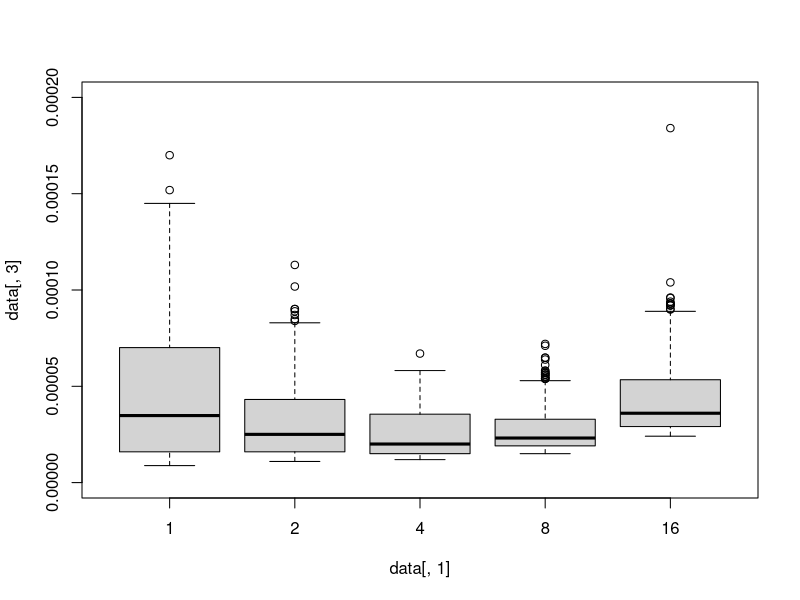

Generate this figure with R:
data1<-read.csv("slurm-6146121.txt", sep=" ", header=FALSE)
data2<-read.csv("slurm-6146122.txt", sep=" ", header=FALSE)
data4<-read.csv("slurm-6146123.txt", sep=" ", header=FALSE)
data8<-read.csv("slurm-6146124.txt", sep=" ", header=FALSE)
data16<-read.csv("slurm-6146126.txt", sep=" ", header=FALSE)
data1<-matrix(unlist(cbind(rep(1,500), data1)),500,3)
data2<-matrix(unlist(cbind(rep(2,500), data2)),500,3)
data4<-matrix(unlist(cbind(rep(4,500), data4)),500,3)
data8<-matrix(unlist(cbind(rep(8,500), data8)),500,3)
data16<-matrix(unlist(cbind(rep(16,500), data16)),500,3)
data<-rbind(data1, data2)
data<-rbind(data, data4)
data<-rbind(data, data8)
data<-rbind(data, data16)
boxplot(data[,3]~data[,1], ylim=c(0,0.0002))